Frame 1 (no input): blank canvas, image omitted
Frame 60 (the mouse pressed at the canvas centre just before this capture): blank canvas, image omitted
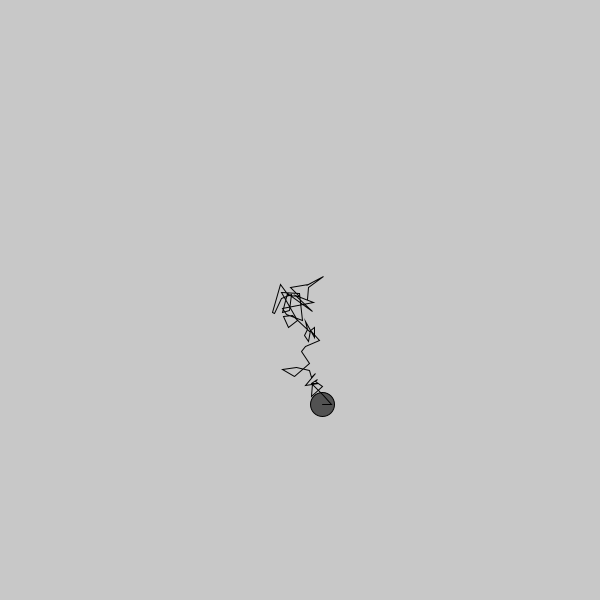
Frame 120 (the mouse held since frame 60 and released just before this capture)

The Processing sketch whose frames 1 and 60 were blank and that drew this single picture after the mouse press (run headless with seeded random() and noise(); from frame 60 on, the mouse is pressed at the canvas centre):

// Processing sketch: dubios
// ── dubios.pde

class Particle {
  float x;
  float y;
  ArrayList<PVector> history;                      //We are going to use a vector that remembers everything that was written on the screen in order to keep displaying what we drawed.

  Particle(float x, float y) {                    //Here we say that each point that we draw has two coordinates : x and y. We will use them to draw lines between the particles
    this.x = x;
    this.y = y;
    this.history = new ArrayList<PVector>();      //We add these two coordinates in out vector
  }

  void update() {
    this.x += random(-10, 10);                    
    this.y += random(-10, 10);                   
    for (PVector v : this.history) {
      v.x += random(-2, 2);                       //We create a new particle with the x coordinate randomly choosed in the neighborhood of our last particle
      v.y += random(-2, 2);                       //We create a new particle with the y coordinate randomly choosed in the neighborhood of our last particle
    }

    PVector v = new PVector(this.x, this.y);       //We create a new particle
    this.history.add(v);                           //We add id
    if (this.history.size() > 100) {
      this.history.remove(0);                      //Each structure has a maximum of particles (this is why they look similar). If we exeed this maximum, we finished our current structure
    }
  }

  void show() {
    stroke(0);
    fill(0, 150);
    ellipse(this.x, this.y, 24, 24);              //We create an elipse at the position of our mouse

    noFill();
    beginShape();
    for (PVector pos : history) {
      //fill(random(255));
      //ellipse(pos.x, pos.y, i, i);
      vertex(pos.x, pos.y);                        //We start drawing vertexes (lines) between our particles on order to link them
    }
    endShape();
  }
}

ArrayList<Particle> particles = new ArrayList<Particle>();

void setup() {
  size(600, 600);
}

void mousePressed() {
  particles.add(new Particle(mouseX, mouseY));            //We add a new particle when we click the mouse, and this is when we start drawing the structure
}

void draw() {
  background(200);
  for (Particle p : particles) {                          //We add more particles and we draw them
    p.update();
    p.show();
  }
  
}
